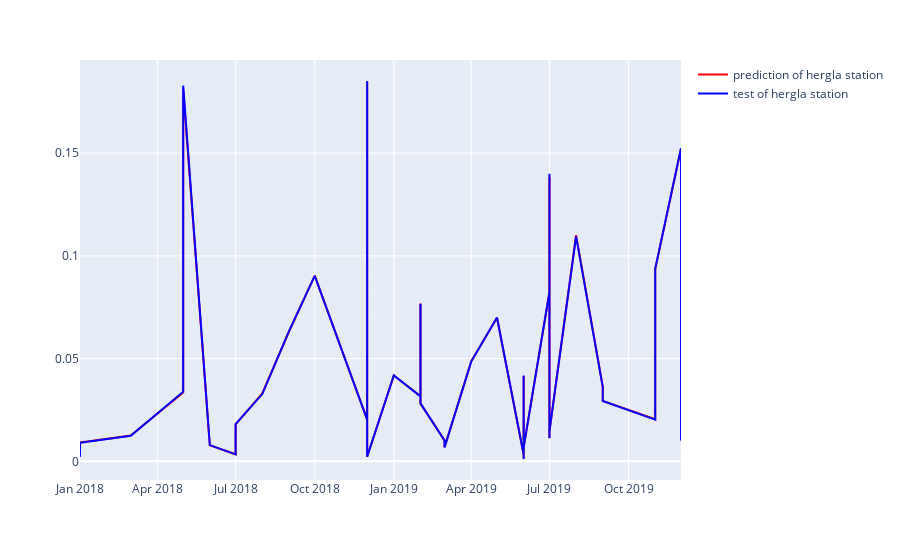

Notebook code for this chart:
### Code cell
import plotly.express as px
import plotly.graph_objects as go



df_filtered = df_pred[df_pred['NUMCPT'] == 'HERGLA']
x_hergla=df_filtered.drop(columns=['SUM(QTEPRD)'])
y_pred_hergla=df_filtered['SUM(QTEPRD)']

df_test_filtered=df_test[df_test['NUMCPT'] == 'HERGLA']
y_test_hergla=df_test_filtered['SUM(QTEPRD)']
fig = px.line()
fig = go.Figure(fig)
x_hergla = x_hergla.sort_values(by="MOIS")


fig.add_trace(go.Scatter(x=x_hergla['MOIS'], y=y_pred_hergla, 
                         mode='lines', name='prediction of hergla station', line=dict(color='red')))
fig.add_trace(go.Scatter(x=x_hergla['MOIS'], y=y_test_hergla, 
                         mode='lines', name='test of hergla station', line=dict(color='blue')))
fig.show()

### Figure 1 — Plotly figure (JSON) as saved in the notebook; plotly's stock layout.template omitted (floating-point values rounded to 4 significant figures)
{"data": [{"hovertemplate": "<extra></extra>", "legendgroup": "", "line": {"color": "#636efa", "dash": "solid"}, "marker": {"symbol": "circle"}, "mode": "lines", "name": "", "orientation": "v", "showlegend": false, "type": "scatter", "xaxis": "x", "yaxis": "y"}, {"line": {"color": "red"}, "mode": "lines", "name": "prediction of hergla station", "type": "scatter", "x": ["2018-01-01", "2018-01-01", "2018-03-01", "2018-05-01", "2018-05-01", "2018-05-01", "2018-06-01", "2018-07-01", "2018-07-01", "2018-07-01", "2018-08-01", "2018-09-01", "2018-10-01", "2018-12-01", "2018-12-01", "2018-12-01", "2019-01-01", "2019-02-01", "2019-02-01", "2019-02-01", "2019-03-01", "2019-03-01", "2019-04-01", "2019-05-01", "2019-06-01", "2019-06-01", "2019-06-01", "2019-06-01", "2019-07-01", "2019-07-01", "2019-07-01", "2019-07-01", "2019-08-01", "2019-09-01", "2019-09-01", "2019-11-01", "2019-11-01", "2019-12-01", "2019-12-01"], "y": [0.002296, 0.00913, 0.01255, 0.03344, 0.04066, 0.1812, 0.007782, 0.003433, 0.006644, 0.01802, 0.033, 0.06307, 0.09041, 0.02027, 0.1845, 0.002193, 0.04179, 0.0317, 0.07676, 0.02806, 0.01018, 0.00685, 0.04866, 0.06985, 0.003177, 0.04153, 0.00131, 0.00685, 0.08225, 0.01132, 0.1384, 0.01462, 0.1101, 0.03634, 0.0294, 0.02045, 0.09356, 0.1521, 0.01024]}, {"line": {"color": "blue"}, "mode": "lines", "name": "test of hergla station", "type": "scatter", "x": ["2018-01-01", "2018-01-01", "2018-03-01", "2018-05-01", "2018-05-01", "2018-05-01", "2018-06-01", "2018-07-01", "2018-07-01", "2018-07-01", "2018-08-01", "2018-09-01", "2018-10-01", "2018-12-01", "2018-12-01", "2018-12-01", "2019-01-01", "2019-02-01", "2019-02-01", "2019-02-01", "2019-03-01", "2019-03-01", "2019-04-01", "2019-05-01", "2019-06-01", "2019-06-01", "2019-06-01", "2019-06-01", "2019-07-01", "2019-07-01", "2019-07-01", "2019-07-01", "2019-08-01", "2019-09-01", "2019-09-01", "2019-11-01", "2019-11-01", "2019-12-01", "2019-12-01"], "y": [0.002257, 0.009029, 0.01242, 0.03386, 0.04063, 0.1828, 0.007901, 0.003386, 0.006772, 0.01806, 0.03273, 0.06321, 0.09029, 0.02032, 0.1851, 0.002257, 0.04176, 0.0316, 0.07675, 0.02822, 0.01016, 0.006772, 0.04853, 0.06998, 0.003386, 0.04176, 0.001129, 0.006772, 0.08239, 0.01129, 0.14, 0.01467, 0.1095, 0.03612, 0.02935, 0.02032, 0.09368, 0.1524, 0.01016]}], "layout": {"legend": {"tracegroupgap": 0}, "margin": {"t": 60}, "xaxis": {"anchor": "y", "domain": [0, 1]}, "yaxis": {"anchor": "x", "domain": [0, 1]}}}
